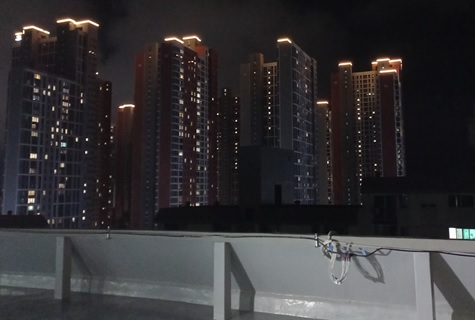
#> input picture chap06/images_ch06/buildings.jpg, 475 x 320 px
$ python 12.histogram_equalize.py
#> lines starting #> are read from the running program, lines starting #| are printed output that depends on the picture; after the words box and inside, x2 and y2 are one past the last pixel; in counts of white or black regions, pixels touching at a corner belong together; long printed decimals are rounded
import numpy as np, cv2

def draw_histo(hist, shape=(200, 256)):
    hist_img = np.full(shape, 255, np.uint8)
    cv2.normalize(hist, hist, 0, shape[0], cv2.NORM_MINMAX)
    gap = hist_img.shape[1]/hist.shape[0]   # 한 계급 너비

    for i, h in enumerate(hist):
        x = int(round(i*gap))               # 막대 사각형 시작 x 좌표
        w = int(round(gap))                 # 막대 사각형 가로 길이
        roi = (x, 0, w, int(h))
        cv2.rectangle(hist_img, roi, 0, cv2.FILLED)
        print(h)
    return cv2.flip(hist_img, 0)            # x축 반전

image = cv2.imread("images_ch06/buildings.jpg", cv2.IMREAD_GRAYSCALE)
#> image: shape (320, 475); min 0, max 255, mean 52.1
if image is None: raise Exception("영상 파일 읽기 오류")

bins, ranges = [256], [0, 256]
hist = cv2.calcHist([image], [0], None, bins, ranges)        # 히스토그램 계산
#> hist = 256 values, max 6046 at index 14, min 0 at index 2, mean 593.8

# 히스토그램 누적 계산
accum_hist = np.zeros(hist.shape[:2], np.float32)
#> accum_hist = 256 values from 0 to 0
accum_hist[0] = hist[0]
for i in range(1, hist.shape[0]):
    accum_hist[i] = accum_hist[i-1] + hist[i]
#> after the loop, accum_hist = 256 values from 1 to 152000

accum_hist = (accum_hist / sum(hist)) * 255                  # 누적합의 정규화
#> accum_hist = 256 values from 0.00168 to 255
dst1 = [[accum_hist[val] for val in row] for row in image]   # 화소값 할당
#> dst1 = 320 items
dst1 = np.array(dst1, np.uint8)
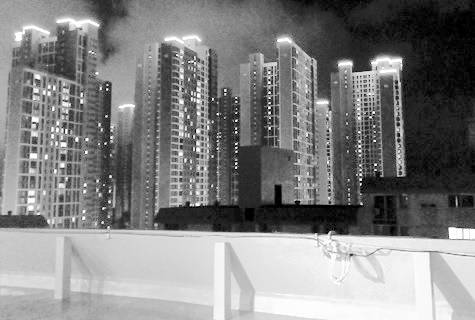
#> dst1: shape (320, 475, 1); min 0, max 255, mean 128.9

dst2 = cv2.equalizeHist(image)                               # OpenCV 히스토그램 평활화
hist1 = cv2.calcHist([dst1], [0], None, bins, ranges)        # 히스토그램 계산
#> hist1 = 256 values, max 6046 at index 24, min 0 at index 2, mean 593.8
hist2 = cv2.calcHist([dst2], [0], None, bins, ranges)
#> hist2 = 256 values, max 6046 at index 25, min 0 at index 3, mean 593.8
hist_img = draw_histo(hist)
#> the loop in draw_histo, `for i, h in enumerate(hist):` made 256 passes
#> (h, roi) on passes 1 to 3: ([0.0331], (0, 0, 1, 0)), ([0.0331], (1, 0, 1, 0)), ([0], (2, 0, 1, 0))
#| [0.03308]
#| [0.03308]
#| [0.]
#| [0.]
#| [0.03308]
#| [0.09924]
#| [0.3308]
#| [0.397]
#> (further printed lines are left out)
#> after the loop in draw_histo, `for i, h in enumerate(hist):`:
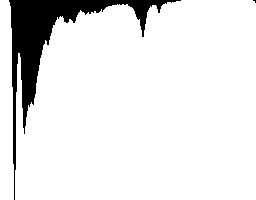
#> hist_img: shape (200, 256); 90.4% white; 2 black regions (1 under 20 px), largest, box (x1, y1, x2, y2) and area: (9, 0, 181, 200) 4910
#> in draw_histo, `return cv2.flip(hist_img, 0)`:
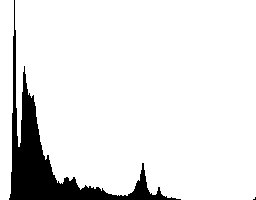
#> returned value: shape (200, 256); 90.4% white; 2 black regions (1 under 20 px), largest, box (x1, y1, x2, y2) and area: (9, 0, 181, 200) 4910
hist_img1 = draw_histo(hist1)
#> call 2 of draw_histo, with hist = array of shape (256, 1), shape = (200, 256)
#> the loop in draw_histo (call 2), `for i, h in enumerate(hist):` made 256 passes
#> (h, roi) on passes 1 to 3: ([10.59], (0, 0, 1, 10)), ([28.05], (1, 0, 1, 28)), ([0], (2, 0, 1, 0))
#| [10.586]
#| [28.052]
#| [0.]
#| [0.]
#| [0.]
#| [0.]
#| [87.562]
#| [0.]
#> (further printed lines are left out)
#> after the loop in draw_histo (call 2), `for i, h in enumerate(hist):`:
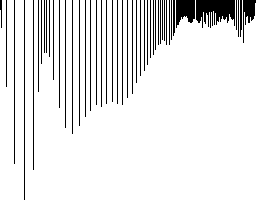
#> hist_img: shape (200, 256); 90.3% white; 46 black regions, largest, box (x1, y1, x2, y2) and area: (196, 0, 235, 28) 769, (176, 0, 195, 28) 390, (243, 0, 256, 43) 255
#> in draw_histo (call 2), `return cv2.flip(hist_img, 0)`:
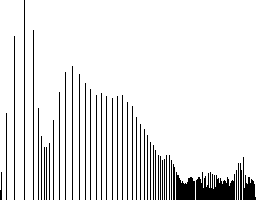
#> returned value: shape (200, 256); 90.3% white; 46 black regions, largest, box (x1, y1, x2, y2) and area: (196, 172, 235, 200) 769, (176, 172, 195, 200) 390, (243, 157, 256, 200) 255
hist_img2 = draw_histo(hist2)
#> call 3 of draw_histo, with hist = array of shape (256, 1), shape = (200, 256)
#> the loop in draw_histo (call 3), `for i, h in enumerate(hist):` made 256 passes
#> (h, roi) on passes 1 to 3: ([3.64], (0, 0, 1, 3)), ([6.95], (1, 0, 1, 6)), ([28.05], (2, 0, 1, 28))
#| [3.639]
#| [6.947]
#| [28.052]
#| [0.]
#| [0.]
#| [0.]
#| [87.562]
#| [0.]
#> (further printed lines are left out)
#> after the loop in draw_histo (call 3), `for i, h in enumerate(hist):`:
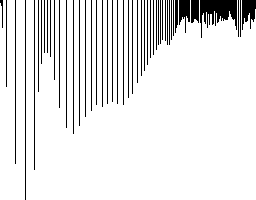
#> hist_img: shape (200, 256); 90.3% white; 47 black regions, largest, box (x1, y1, x2, y2) and area: (200, 0, 237, 38) 733, (242, 0, 256, 30) 283, (179, 0, 190, 33) 231
#> in draw_histo (call 3), `return cv2.flip(hist_img, 0)`:
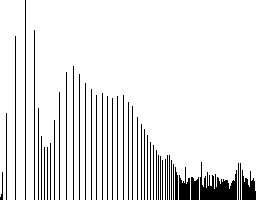
#> returned value: shape (200, 256); 90.3% white; 47 black regions, largest, box (x1, y1, x2, y2) and area: (200, 162, 237, 200) 733, (242, 170, 256, 200) 283, (179, 167, 190, 200) 231

cv2.imshow("image", image);       cv2.imshow("hist_img", hist_img)
cv2.imshow("dst1_User", dst1);    cv2.imshow("User_hist", hist_img1)
cv2.imshow("dst2_OpenCV", dst2);  cv2.imshow("OpenCV_hist", hist_img2)
cv2.waitKey()
